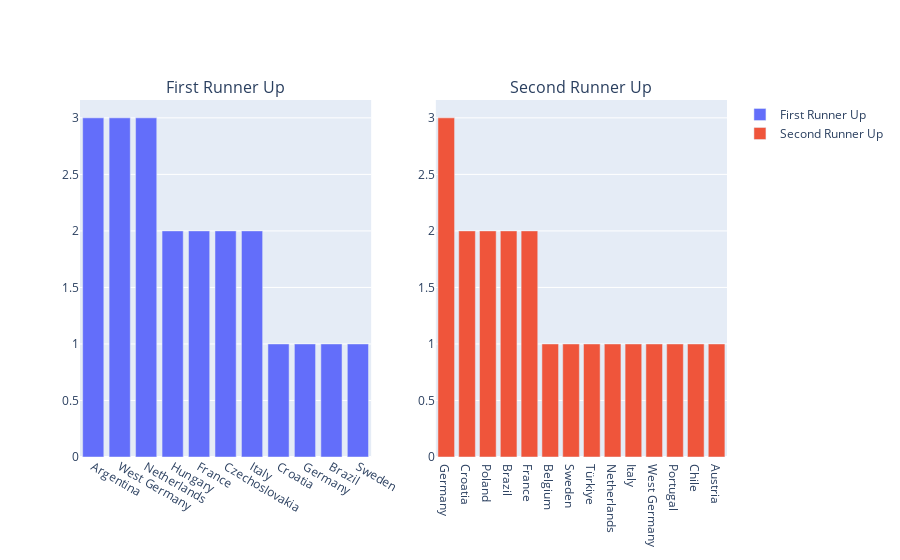

The notebook cell this image was saved under:
### Code cell
fig= make_subplots(rows=1, cols=2, subplot_titles=('First Runner Up', 'Second Runner Up'))

#Adding Traces
fig.add_trace(trace1, row=1, col=1)
fig.add_trace(trace2, row=1, col=2)

fig.show()

### Figure 1 — Plotly figure (JSON) as saved in the notebook; plotly's stock layout.template omitted (floating-point values rounded to 4 significant figures)
{"data": [{"name": "First Runner Up", "type": "bar", "x": ["Argentina", "West Germany", "Netherlands", "Hungary", "France", "Czechoslovakia", "Italy", "Croatia", "Germany", "Brazil", "Sweden"], "xaxis": "x", "y": [3, 3, 3, 2, 2, 2, 2, 1, 1, 1, 1], "yaxis": "y"}, {"name": "Second Runner Up", "type": "bar", "x": ["Germany", "Croatia", "Poland", "Brazil", "France", "Belgium", "Sweden", "Türkiye", "Netherlands", "Italy", "West Germany", "Portugal", "Chile", "Austria"], "xaxis": "x2", "y": [3, 2, 2, 2, 2, 1, 1, 1, 1, 1, 1, 1, 1, 1], "yaxis": "y2"}], "layout": {"annotations": [{"font": {"size": 16}, "showarrow": false, "text": "First Runner Up", "x": 0.225, "xanchor": "center", "xref": "paper", "y": 1, "yanchor": "bottom", "yref": "paper"}, {"font": {"size": 16}, "showarrow": false, "text": "Second Runner Up", "x": 0.775, "xanchor": "center", "xref": "paper", "y": 1, "yanchor": "bottom", "yref": "paper"}], "xaxis": {"anchor": "y", "domain": [0, 0.45]}, "xaxis2": {"anchor": "y2", "domain": [0.55, 1]}, "yaxis": {"anchor": "x", "domain": [0, 1]}, "yaxis2": {"anchor": "x2", "domain": [0, 1]}}}
